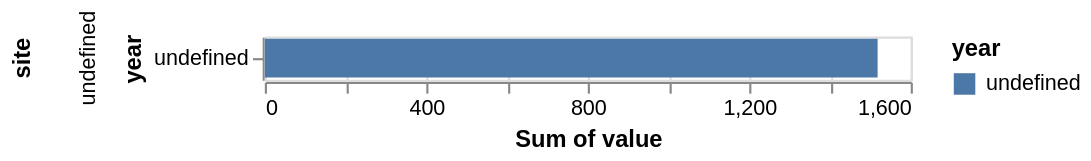

Here is the notebook cell this chart was saved with:
### Code cell
alt.Chart(df_melt).mark_bar().encode(
    x='sum(value):Q',
    y='year:O',
    color='year:N',
    row='site:N'
)

### Figure 1 — Vega-Lite specification as saved in the notebook (floating-point values rounded to 4 significant figures)
{"config": {"view": {"continuousWidth": 300, "continuousHeight": 300}}, "data": {"name": "data-9a94933708073067d679c1b06ce1e9c2"}, "mark": {"type": "bar"}, "encoding": {"color": {"field": "year", "type": "nominal"}, "row": {"field": "site", "type": "nominal"}, "x": {"aggregate": "sum", "field": "value", "type": "quantitative"}, "y": {"field": "year", "type": "ordinal"}}, "$schema": "https://vega.github.io/schema/vega-lite/v5.20.1.json", "datasets": {"data-9a94933708073067d679c1b06ce1e9c2": [{"home_team": "Mattchester United", "away_team": "Seanhampton FC", "variable": "home_score", "value": 225.5}, {"home_team": "West Thom United", "away_team": "Thottenham Hotsluts", "variable": "home_score", "value": 203.0}, {"home_team": "Cheasle FC", "away_team": "Newcastle UN-HINGED", "variable": "home_score", "value": 207.0}, {"home_team": "Cheasle FC", "away_team": "Mattchester United", "variable": "home_score", "value": 109.0}, {"home_team": "Schadenasty's (Rafa)", "away_team": "Newcastle UN-HINGED", "variable": "home_score", "value": 97.0}, {"home_team": "Mattchester United", "away_team": "Seanhampton FC", "variable": "away_score", "value": 112.5}, {"home_team": "West Thom United", "away_team": "Thottenham Hotsluts", "variable": "away_score", "value": 92.5}, {"home_team": "Cheasle FC", "away_team": "Newcastle UN-HINGED", "variable": "away_score", "value": 122.0}, {"home_team": "Cheasle FC", "away_team": "Mattchester United", "variable": "away_score", "value": 181.0}, {"home_team": "Schadenasty's (Rafa)", "away_team": "Newcastle UN-HINGED", "variable": "away_score", "value": 168.5}]}}
